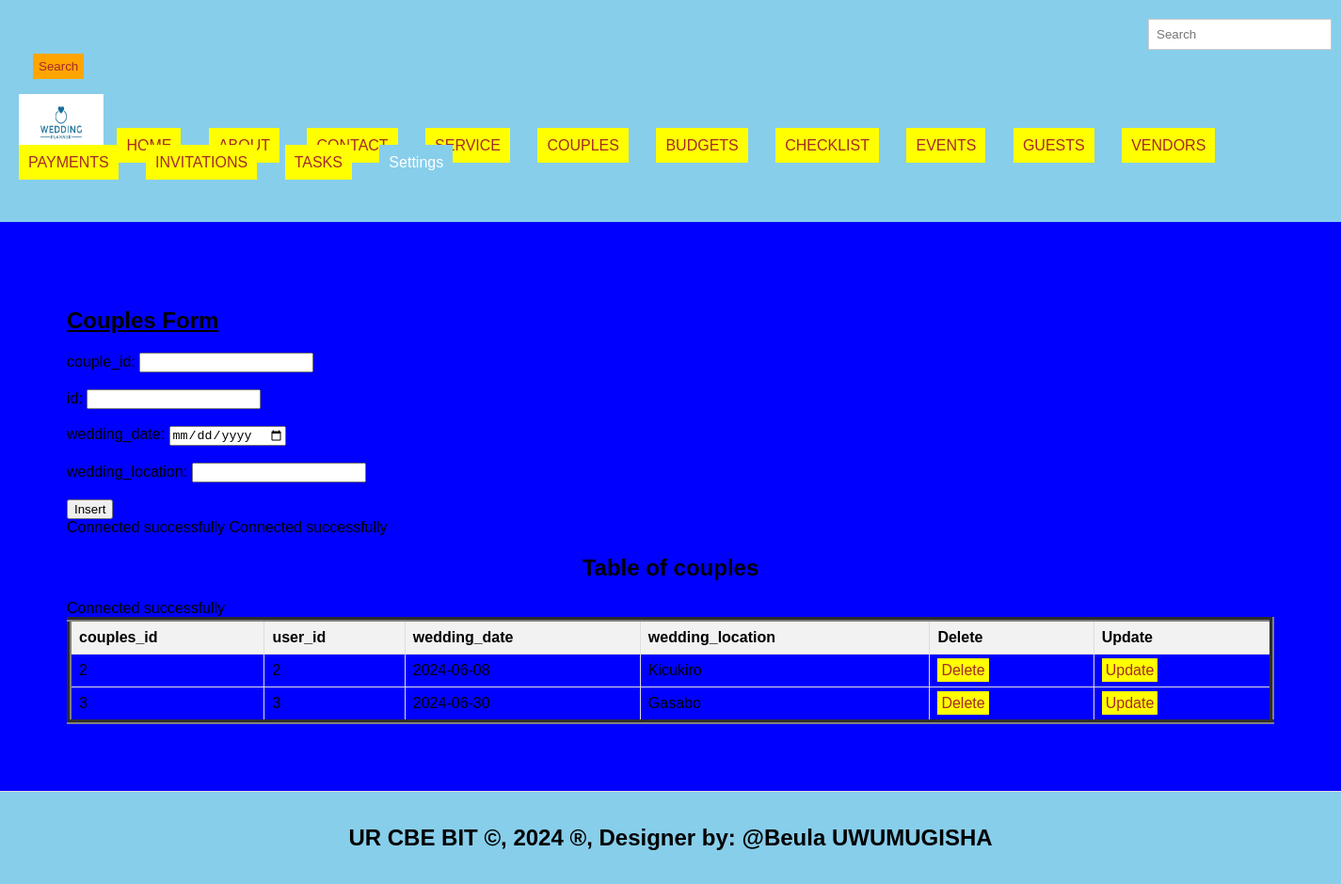
Screenshot of /couples.php with the database file from the repository.
### tables this page shows
CREATE TABLE `couples` (
  `couple_id` int(11) NOT NULL,
  `id` int(11) DEFAULT NULL,
  `wedding_date` date DEFAULT NULL,
  `wedding_location` varchar(255) DEFAULT NULL
);

### couples.php (the view, shortened to what this page needs)
<!DOCTYPE html>
<html lang="en">
<head>
  <link rel="stylesheet" type="text/css" href="style.css" title="style 1" media="screen, tv, projection, handheld, print"/>
  </head>
  <header>
<body bgcolor="blue">
  <form class="d-flex" role="search" action="search.php">
      <input class="form-control me-2" type="search" placeholder="Search" aria-label="Search" name="query">
      <button class="btn btn-outline-success" type="submit">Search</button>
    </form>
  <ul style="list-style-type: none; padding: 0;">
    <li style="display: inline; margin-right: 10px;">
    <img src="./images/wedding logo.png" width="90" height="60" alt="Logo">
  </li>
    <li style="display: inline; margin-right: 10px;"><a href="./home.html">HOME</a>
  </li>
    <li style="display: inline; margin-right: 10px;"><a href="./about.html">ABOUT</a>
  </li>
    <li style="display: inline; margin-right: 10px;"><a href="./contact.html">CONTACT</a>
  </li>
    <li style="display: inline; margin-right: 10px;"><a href="./Service.html">SERVICE</a>
  </li>
    <li style="display: inline; margin-right: 10px;"><a href=".couples.php">COUPLES</a>
  </li>
      <li style="display: inline; margin-right: 10px;"><a href="./budgets.php">BUDGETS</a>
  </li>
    <li style="display: inline; margin-right: 10px;"><a href="./checklist.php">CHECKLIST</a>
  </li>
    <li style="display: inline; margin-right: 10px;"><a href="./events.php">EVENTS</a>
  </li>
    <li style="display: inline; margin-right: 10px;"><a href="./guests.php">GUESTS</a>
  </li>
  <li style="display: inline; margin-right: 10px;"><a href="./vendors.php">VENDORS</a>
  </li>
    <li style="display: inline; margin-right: 10px;"><a href="./payments.php">PAYMENTS</a>
  </li>
    <li style="display: inline; margin-right: 10px;"><a href="./invitations.php">INVITATIONS</a>
  </li>
   <li style="display: inline; margin-right: 10px;"><a href="./tasks.php">TASKS</a>
  </li>
    <li class="dropdown" style="display: inline; margin-right: 10px;">
      <a href="#" style="padding: 10px; color: white; background-color: skyblue; text-decoration: none; margin-right: 15px;">Settings</a>
    </li><br><br>
  </ul>
</header>
<section>
    <h1><u> Couples Form </u></h1>
    <form method="post" onsubmit="return confirmInsert();">
        <label for="cid">couple_id:</label>
        <input type="number" id="cid" name="cid"><br><br>
        <label for="uid">id:</label>
        <input type="number" id="uid" name="uid"><br><br>
        <label for="wdt">wedding_date:</label>
        <input type="date" id="wdt" name="wdt" required><br><br>
        <label for="wdl">wedding_location:</label>
        <input type="text" id="wdl" name="wdl" required><br><br>
        <input type="submit" name="add" value="Insert">
    </form>
<?php
include('database_connection.php');
?>
<?php
include('database_connection.php');
?>
<!DOCTYPE html>
<html>
<head>
</head>
<body>
    <center><h2>Table of couples</h2></center>
    <table border="5">
        <tr>
            <th>couples_id</th>
            <th>user_id</th>
            <th>wedding_date</th>
            <th>wedding_location</th>
            <th>Delete</th>
            <th>Update</th>
        </tr>
        <?php
       include('database_connection.php');
        $sql = "SELECT * FROM couples";
        $result = $connection->query($sql);
        if ($result->num_rows > 0) {
            while ($row = $result->fetch_assoc()) {
                $cid = $row['couple_id'];
                echo "<tr>
                    <td>" . $row['couple_id'] . "</td>
                    <td>" . $row['id'] . "</td>
                    <td>" . $row['wedding_date'] . "</td>
                    <td>" . $row['wedding_location'] . "</td>
                    <td><a style='padding:4px' href='delete_couples.php?couple_id=$cid'>Delete</a></td>
                    <td><a style='padding:4px' href='update_couples.php?couple_id=$cid'>Update</a></td>
                </tr>";
            }
        } else {
            echo "<tr><td colspan='6'>No data found</td></tr>";
        }
        ?>
    </table>
</body>
    </section>
<footer>
  <center>
    <marquee behavior='alternate'>
    <b><h2>UR CBE BIT &copy, 2024 &reg, Designer by: @Beula UWUMUGISHA</h2></b>
  </marquee>
  </center>
</footer>
</body>
</html>

### style.css (style rules this page uses)
body { font-family: Arial, sans-serif; margin: 0; padding: 0; }
.form-control { padding: 8px; margin-left: 4px; border: 1px solid #ccc; }
.btn { padding: 6px; background-color: orange; color: brown; border: none; }
.dropdown { position: relative; display: inline; margin-right: 10px; }
body { font-family: Arial,sans-serif; margin:0; padding:0; }
header { background-color:skyblue; padding: 20px; }
.dropdown { position: right; display:right; direction:rtl; }
section { padding:28px; border-bottom: 1px solid #ddd; }
footer { text-align: center; padding: 15px; background-color:skyblue; }

### couples.php (style rules this page uses)
a { padding: 10px; color: white; background-color: yellow; text-decoration: none; margin-right: 15px; }
a:link { color: brown; }
button.btn { margin-left: 15px; margin-top: 4px; }
input.form-control { margin-left: 1200px; padding: 8px; }
header { background-color:skyblue; }
section { padding:71px; border-bottom: 1px solid #ddd; }
footer { text-align: center; padding: 15px; background-color:skyblue; }
table { width: 100%; border-collapse: collapse; }
th, td { border: 1px solid #ddd; padding: 8px; text-align: left; }
th { background-color: #f2f2f2; }

### rows the page displays
couples: couple_id "2", id "2", wedding_date "2024-06-08", wedding_location "Kicukiro"
couples: couple_id "3", id "3", wedding_date "2024-06-30", wedding_location "Gasabo"
